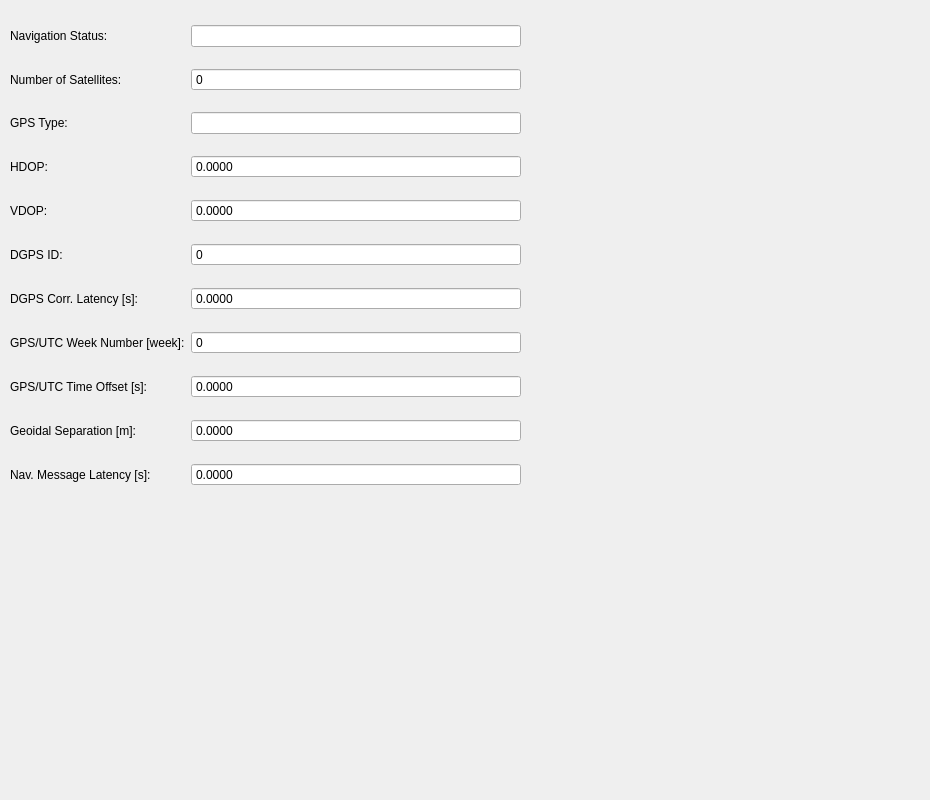
<?xml version="1.0" encoding="UTF-8"?>
<ui version="4.0">
 <class>SecondaryGPSControl</class>
 <widget class="QWidget" name="SecondaryGPSControl">
  <property name="geometry">
   <rect>
    <x>0</x>
    <y>0</y>
    <width>930</width>
    <height>800</height>
   </rect>
  </property>
  <property name="windowTitle">
   <string>Form</string>
  </property>
  <widget class="QWidget" name="gridLayoutWidget_2">
   <property name="geometry">
    <rect>
     <x>10</x>
     <y>10</y>
     <width>511</width>
     <height>501</height>
    </rect>
   </property>
   <layout class="QGridLayout" name="secondaryGPSLayout">
    <item row="1" column="0">
     <widget class="QLabel" name="satSecGPSLabel">
      <property name="text">
       <string>Number of Satellites:</string>
      </property>
     </widget>
    </item>
    <item row="0" column="0">
     <widget class="QLabel" name="navSecGPSLabel">
      <property name="text">
       <string>Navigation Status:</string>
      </property>
     </widget>
    </item>
    <item row="1" column="1">
     <widget class="QSpinBox" name="satSecGPSSpinBox">
      <property name="readOnly">
       <bool>true</bool>
      </property>
      <property name="buttonSymbols">
       <enum>QAbstractSpinBox::NoButtons</enum>
      </property>
      <property name="maximum">
       <number>1000000</number>
      </property>
     </widget>
    </item>
    <item row="2" column="0">
     <widget class="QLabel" name="secGPSTypelabel">
      <property name="text">
       <string>GPS Type:</string>
      </property>
     </widget>
    </item>
    <item row="9" column="0">
     <widget class="QLabel" name="geoidalSecGPSLabel">
      <property name="text">
       <string>Geoidal Separation [m]:</string>
      </property>
     </widget>
    </item>
    <item row="9" column="1">
     <widget class="QDoubleSpinBox" name="geoidalSecGPSSpinBox">
      <property name="readOnly">
       <bool>true</bool>
      </property>
      <property name="buttonSymbols">
       <enum>QAbstractSpinBox::NoButtons</enum>
      </property>
      <property name="decimals">
       <number>4</number>
      </property>
      <property name="minimum">
       <double>-1000000.000000000000000</double>
      </property>
      <property name="maximum">
       <double>1000000.000000000000000</double>
      </property>
     </widget>
    </item>
    <item row="3" column="0">
     <widget class="QLabel" name="label">
      <property name="text">
       <string>HDOP:</string>
      </property>
     </widget>
    </item>
    <item row="4" column="0">
     <widget class="QLabel" name="label_2">
      <property name="text">
       <string>VDOP:</string>
      </property>
     </widget>
    </item>
    <item row="5" column="0">
     <widget class="QLabel" name="label_3">
      <property name="text">
       <string>DGPS ID:</string>
      </property>
     </widget>
    </item>
    <item row="6" column="0">
     <widget class="QLabel" name="label_4">
      <property name="text">
       <string>DGPS Corr. Latency [s]:</string>
      </property>
     </widget>
    </item>
    <item row="7" column="0">
     <widget class="QLabel" name="label_5">
      <property name="text">
       <string>GPS/UTC Week Number [week]:</string>
      </property>
     </widget>
    </item>
    <item row="8" column="0">
     <widget class="QLabel" name="label_6">
      <property name="text">
       <string>GPS/UTC Time Offset [s]:</string>
      </property>
     </widget>
    </item>
    <item row="10" column="0">
     <widget class="QLabel" name="label_7">
      <property name="text">
       <string>Nav. Message Latency [s]:</string>
      </property>
     </widget>
    </item>
    <item row="3" column="1">
     <widget class="QDoubleSpinBox" name="hdopSpinBox">
      <property name="readOnly">
       <bool>true</bool>
      </property>
      <property name="buttonSymbols">
       <enum>QAbstractSpinBox::NoButtons</enum>
      </property>
      <property name="decimals">
       <number>4</number>
      </property>
      <property name="minimum">
       <double>-1000000.000000000000000</double>
      </property>
      <property name="maximum">
       <double>1000000.000000000000000</double>
      </property>
     </widget>
    </item>
    <item row="4" column="1">
     <widget class="QDoubleSpinBox" name="vdopSpinBox">
      <property name="readOnly">
       <bool>true</bool>
      </property>
      <property name="buttonSymbols">
       <enum>QAbstractSpinBox::NoButtons</enum>
      </property>
      <property name="decimals">
       <number>4</number>
      </property>
      <property name="minimum">
       <double>-1000000.000000000000000</double>
      </property>
      <property name="maximum">
       <double>1000000.000000000000000</double>
      </property>
     </widget>
    </item>
    <item row="5" column="1">
     <widget class="QSpinBox" name="dgpsIDSpinBox">
      <property name="readOnly">
       <bool>true</bool>
      </property>
      <property name="buttonSymbols">
       <enum>QAbstractSpinBox::NoButtons</enum>
      </property>
      <property name="maximum">
       <number>1000000</number>
      </property>
     </widget>
    </item>
    <item row="6" column="1">
     <widget class="QDoubleSpinBox" name="corrLatencySpinBox">
      <property name="readOnly">
       <bool>true</bool>
      </property>
      <property name="buttonSymbols">
       <enum>QAbstractSpinBox::NoButtons</enum>
      </property>
      <property name="decimals">
       <number>4</number>
      </property>
      <property name="minimum">
       <double>-100000.000000000000000</double>
      </property>
      <property name="maximum">
       <double>1000000.000000000000000</double>
      </property>
     </widget>
    </item>
    <item row="7" column="1">
     <widget class="QSpinBox" name="weekSpinBox">
      <property name="readOnly">
       <bool>true</bool>
      </property>
      <property name="buttonSymbols">
       <enum>QAbstractSpinBox::NoButtons</enum>
      </property>
      <property name="maximum">
       <number>1000000</number>
      </property>
     </widget>
    </item>
    <item row="8" column="1">
     <widget class="QDoubleSpinBox" name="offsetSpinBox">
      <property name="readOnly">
       <bool>true</bool>
      </property>
      <property name="buttonSymbols">
       <enum>QAbstractSpinBox::NoButtons</enum>
      </property>
      <property name="decimals">
       <number>4</number>
      </property>
      <property name="minimum">
       <double>-1000000.000000000000000</double>
      </property>
      <property name="maximum">
       <double>1000000.000000000000000</double>
      </property>
     </widget>
    </item>
    <item row="10" column="1">
     <widget class="QDoubleSpinBox" name="navLatencySpinBox">
      <property name="readOnly">
       <bool>true</bool>
      </property>
      <property name="buttonSymbols">
       <enum>QAbstractSpinBox::NoButtons</enum>
      </property>
      <property name="decimals">
       <number>4</number>
      </property>
      <property name="minimum">
       <double>-1000000.000000000000000</double>
      </property>
      <property name="maximum">
       <double>1000000.000000000000000</double>
      </property>
     </widget>
    </item>
    <item row="0" column="1">
     <widget class="QLineEdit" name="navSecGPSText">
      <property name="readOnly">
       <bool>true</bool>
      </property>
     </widget>
    </item>
    <item row="2" column="1">
     <widget class="QLineEdit" name="secGPSTypeText"/>
    </item>
   </layout>
  </widget>
 </widget>
 <resources/>
 <connections/>
</ui>
